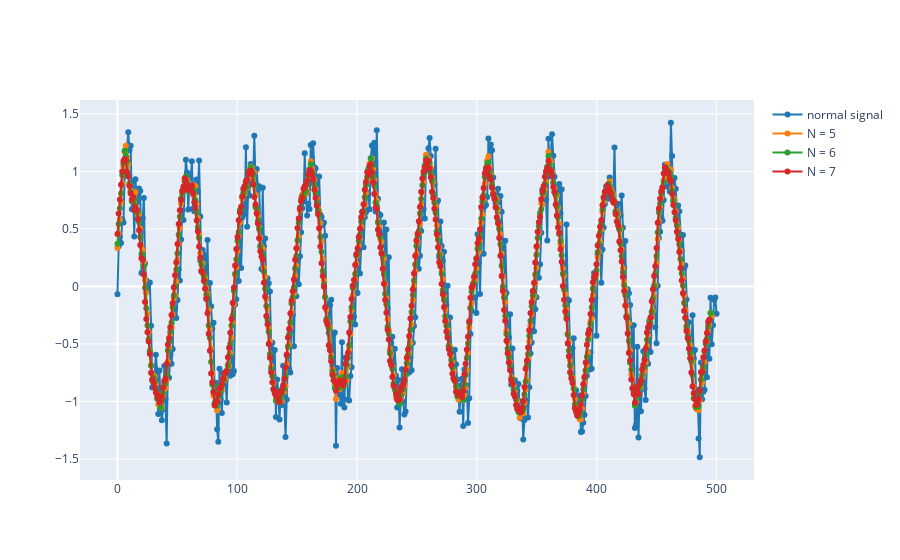

The notebook cell saved with this chart:
### Code cell
import numpy as np
import matplotlib.pyplot as plt
# we wanted to observe better the effects of FIR on a more real signal, that's this code

# Parameters
n_samples = 500  # Number of samples
t = np.linspace(0, 10, n_samples)  # Time vector
frequency = 1.0  # Frequency of the sine wave (in Hz)
amplitude = 1.0  # Amplitude of the sine wave
noise_stddev = 0.2  # Standard deviation of noise

# Generate a noisy sine wave signal
x = amplitude * np.sin(2 * np.pi * frequency * t) + noise_stddev * np.random.randn(n_samples)
a = averaging_filter(x, 5)
b = averaging_filter(x, 6)
c = averaging_filter(x, 7)
plot_signals([x, a, b, c], fs, name=['normal signal','N = 5', 'N = 6', 'N = 7'], mode='lines+markers')

### Figure 1 — Plotly figure (JSON) as saved in the notebook; plotly's stock layout.template omitted (floating-point values rounded to 4 significant figures; data arrays with more than 128 entries replaced by an {"elided": "..."} marker saying what was removed)
{"data": [{"line": {"color": "#1f77b4", "shape": "linear"}, "mode": "lines+markers", "name": "normal signal", "type": "scatter", "x": {"elided": "500 float values"}, "y": {"elided": "500 float values"}}, {"line": {"color": "#ff7f0e", "shape": "linear"}, "mode": "lines+markers", "name": "N = 5", "type": "scatter", "x": {"elided": "500 float values"}, "y": {"elided": "496 float values"}}, {"line": {"color": "#2ca02c", "shape": "linear"}, "mode": "lines+markers", "name": "N = 6", "type": "scatter", "x": {"elided": "500 float values"}, "y": {"elided": "495 float values"}}, {"line": {"color": "#d62728", "shape": "linear"}, "mode": "lines+markers", "name": "N = 7", "type": "scatter", "x": {"elided": "500 float values"}, "y": {"elided": "494 float values"}}], "layout": {}}
